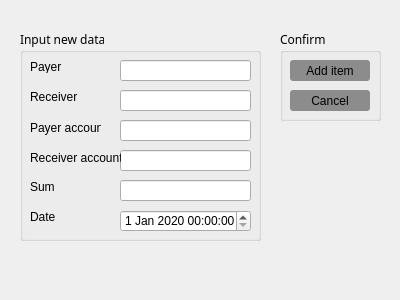
<?xml version="1.0" encoding="UTF-8"?>
<ui version="4.0">
 <class>AddNewItemWindow</class>
 <widget class="QDialog" name="AddNewItemWindow">
  <property name="geometry">
   <rect>
    <x>0</x>
    <y>0</y>
    <width>400</width>
    <height>300</height>
   </rect>
  </property>
  <property name="minimumSize">
   <size>
    <width>400</width>
    <height>300</height>
   </size>
  </property>
  <property name="maximumSize">
   <size>
    <width>400</width>
    <height>300</height>
   </size>
  </property>
  <property name="windowTitle">
   <string>Dialog</string>
  </property>
  <property name="styleSheet">
   <string notr="true">#widget_background
{
	border-image: url(:/images/src/img/background_addNewItemWindow.jpg);
}

#widget_statusbar
{
	border-image: url(:/images/src/img/statusbar_addNewItemWindow.jpg);
}

#pushButton_addItem
{
	border-radius:3px;
	background-color:rgb(140, 140, 140);
}

#pushButton_addItem:hover
{
	background-color:rgb(30, 120, 145);
}

#pushButton_cancel
{
	border-radius:3px;
	background-color:rgb(140, 140, 140);
}

#pushButton_cancel:hover
{
	background-color:rgb(30, 120, 145);
}
</string>
  </property>
  <widget class="QWidget" name="widget_background" native="true">
   <property name="geometry">
    <rect>
     <x>0</x>
     <y>0</y>
     <width>400</width>
     <height>278</height>
    </rect>
   </property>
   <property name="font">
    <font>
     <family>Franklin Gothic Medium</family>
    </font>
   </property>
   <widget class="QGroupBox" name="groupBox_2">
    <property name="geometry">
     <rect>
      <x>20</x>
      <y>30</y>
      <width>241</width>
      <height>211</height>
     </rect>
    </property>
    <property name="font">
     <font>
      <family>Franklin Gothic Medium</family>
     </font>
    </property>
    <property name="title">
     <string>Input new data</string>
    </property>
    <widget class="QDateTimeEdit" name="dateTimeEdit_date">
     <property name="geometry">
      <rect>
       <x>100</x>
       <y>180</y>
       <width>131</width>
       <height>22</height>
      </rect>
     </property>
     <property name="dateTime">
      <datetime>
       <hour>0</hour>
       <minute>0</minute>
       <second>0</second>
       <year>2020</year>
       <month>1</month>
       <day>1</day>
      </datetime>
     </property>
    </widget>
    <widget class="QLineEdit" name="lineEdit_payer">
     <property name="geometry">
      <rect>
       <x>100</x>
       <y>30</y>
       <width>131</width>
       <height>21</height>
      </rect>
     </property>
    </widget>
    <widget class="QLineEdit" name="lineEdit_receiver">
     <property name="geometry">
      <rect>
       <x>100</x>
       <y>60</y>
       <width>131</width>
       <height>21</height>
      </rect>
     </property>
    </widget>
    <widget class="QLineEdit" name="lineEdit_sum">
     <property name="geometry">
      <rect>
       <x>100</x>
       <y>150</y>
       <width>131</width>
       <height>21</height>
      </rect>
     </property>
    </widget>
    <widget class="QLineEdit" name="lineEdit_payerAccount">
     <property name="geometry">
      <rect>
       <x>100</x>
       <y>90</y>
       <width>131</width>
       <height>21</height>
      </rect>
     </property>
    </widget>
    <widget class="QLineEdit" name="lineEdit_receiverAccount">
     <property name="geometry">
      <rect>
       <x>100</x>
       <y>120</y>
       <width>131</width>
       <height>21</height>
      </rect>
     </property>
    </widget>
    <widget class="QLabel" name="label_payer">
     <property name="geometry">
      <rect>
       <x>10</x>
       <y>30</y>
       <width>47</width>
       <height>13</height>
      </rect>
     </property>
     <property name="text">
      <string>Payer</string>
     </property>
    </widget>
    <widget class="QLabel" name="label_receiver">
     <property name="geometry">
      <rect>
       <x>10</x>
       <y>60</y>
       <width>47</width>
       <height>13</height>
      </rect>
     </property>
     <property name="text">
      <string>Receiver</string>
     </property>
    </widget>
    <widget class="QLabel" name="label_payerAccount">
     <property name="geometry">
      <rect>
       <x>10</x>
       <y>90</y>
       <width>71</width>
       <height>16</height>
      </rect>
     </property>
     <property name="text">
      <string>Payer account</string>
     </property>
    </widget>
    <widget class="QLabel" name="label_receiverAccount">
     <property name="geometry">
      <rect>
       <x>10</x>
       <y>120</y>
       <width>91</width>
       <height>16</height>
      </rect>
     </property>
     <property name="text">
      <string>Receiver account</string>
     </property>
    </widget>
    <widget class="QLabel" name="label_sum">
     <property name="geometry">
      <rect>
       <x>10</x>
       <y>150</y>
       <width>47</width>
       <height>13</height>
      </rect>
     </property>
     <property name="text">
      <string>Sum</string>
     </property>
    </widget>
    <widget class="QLabel" name="label_date">
     <property name="geometry">
      <rect>
       <x>10</x>
       <y>180</y>
       <width>47</width>
       <height>13</height>
      </rect>
     </property>
     <property name="text">
      <string>Date</string>
     </property>
    </widget>
   </widget>
   <widget class="QGroupBox" name="groupBox">
    <property name="geometry">
     <rect>
      <x>280</x>
      <y>30</y>
      <width>101</width>
      <height>91</height>
     </rect>
    </property>
    <property name="font">
     <font>
      <family>Franklin Gothic Medium</family>
     </font>
    </property>
    <property name="title">
     <string>Confirm</string>
    </property>
    <widget class="QPushButton" name="pushButton_addItem">
     <property name="geometry">
      <rect>
       <x>10</x>
       <y>30</y>
       <width>80</width>
       <height>21</height>
      </rect>
     </property>
     <property name="text">
      <string>Add item</string>
     </property>
    </widget>
    <widget class="QPushButton" name="pushButton_cancel">
     <property name="geometry">
      <rect>
       <x>10</x>
       <y>60</y>
       <width>80</width>
       <height>21</height>
      </rect>
     </property>
     <property name="text">
      <string>Cancel</string>
     </property>
    </widget>
   </widget>
  </widget>
  <widget class="QWidget" name="widget_statusbar" native="true">
   <property name="geometry">
    <rect>
     <x>0</x>
     <y>278</y>
     <width>400</width>
     <height>22</height>
    </rect>
   </property>
   <property name="font">
    <font>
     <family>Franklin Gothic Medium</family>
    </font>
   </property>
   <widget class="QLabel" name="label_statusbar">
    <property name="geometry">
     <rect>
      <x>7</x>
      <y>0</y>
      <width>300</width>
      <height>22</height>
     </rect>
    </property>
    <property name="font">
     <font>
      <family>Franklin Gothic Medium</family>
      <pointsize>9</pointsize>
     </font>
    </property>
    <property name="text">
     <string/>
    </property>
   </widget>
  </widget>
 </widget>
 <resources/>
 <connections/>
</ui>
